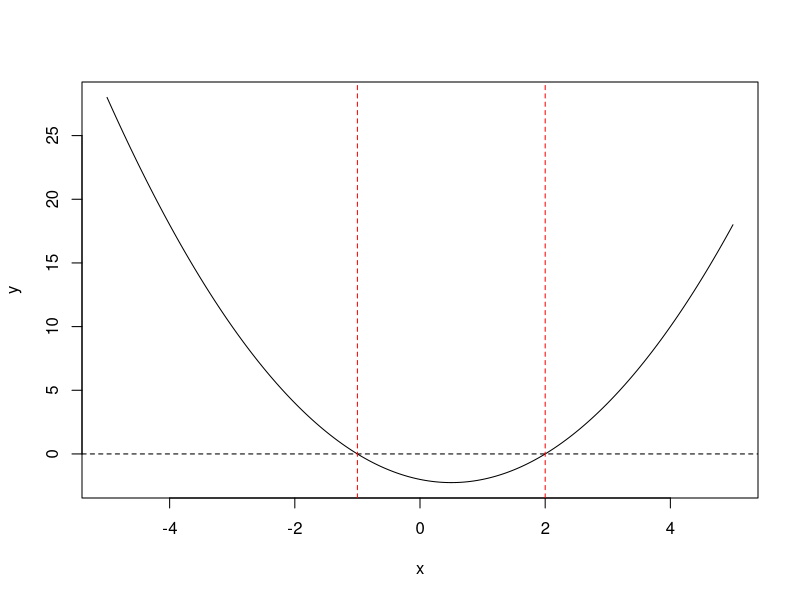

R code for this plot:
## ---- chunk 1
a=1
b=-1
c=-2

if(b^2 == 4*a*c){
  p1 = paste0("there is one solution. The solution is ", (-b + sqrt(b^2 - 4*a*c))/(2*a), ".")
  p2 = paste0("As indicated by the red dashed line, there is one point where the quadratic curve intersects with the line y=0, at x=", (-b + sqrt(b^2 - 4*a*c))/(2*a), ".")
}else if(b^2 > 4*a*c){
  p1 = paste0("there are two solutions. The solutions are ", (-b + sqrt(b^2 - 4*a*c))/(2*a), " and ", (-b - sqrt(b^2 - 4*a*c))/(2*a), ".")
  p2 = paste0("As indicated by the red dashed lines, there are two points where the quadratic curve intersects with the line y=0, one at x=", (-b + sqrt(b^2 - 4*a*c))/(2*a), " and the other at x=", (-b - sqrt(b^2 - 4*a*c))/(2*a), ".")
}else if(b^2 < 4*a*c){
  p1 = paste0("there are no real solutions.")
  p2 = paste0("As you can see, the quadratic curve does not intersect with the line y=0; hence, there are no solutions")
}
## ---- chunk 2
x=seq(-5, 5, length.out = 300)
y=a*x^2 + b*x + c
plot(x, y, type = "l")
abline(h = 0, lty = 2)

if(b^2 == 4*a*c){
  abline(v = (-b + sqrt(b^2 - 4*a*c))/(2*a), col = "red", lty=2)
}else if(b^2 > 4*a*c){
    abline(v = (-b + sqrt(b^2 - 4*a*c))/(2*a), col = "red", lty=2)
    abline(v = (-b - sqrt(b^2 - 4*a*c))/(2*a), col = "red", lty=2)
}
